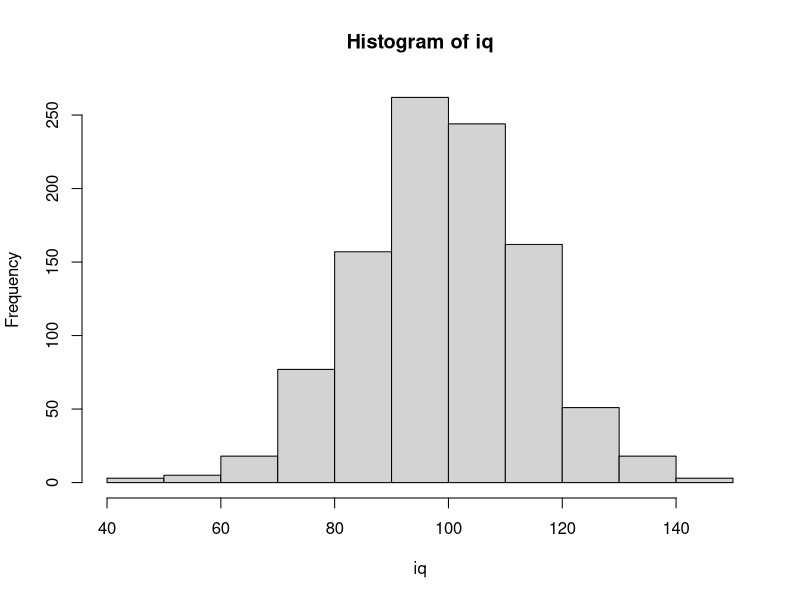
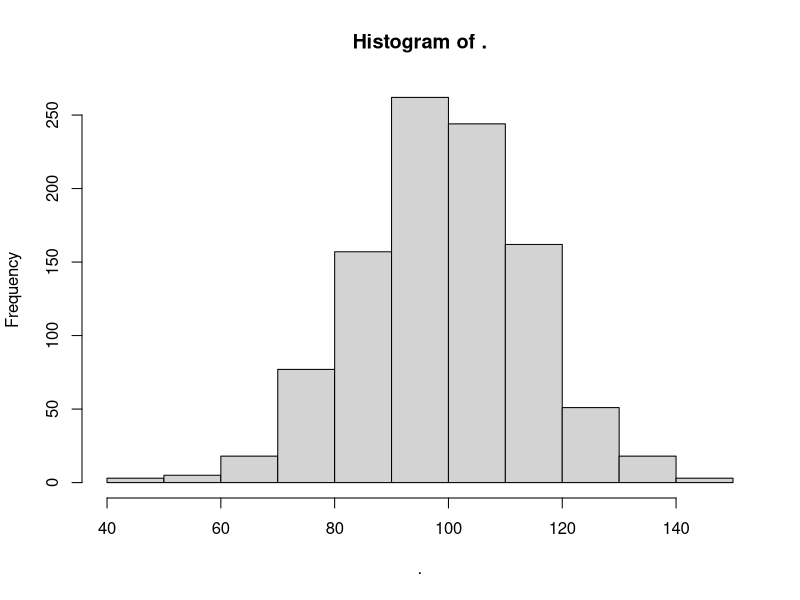
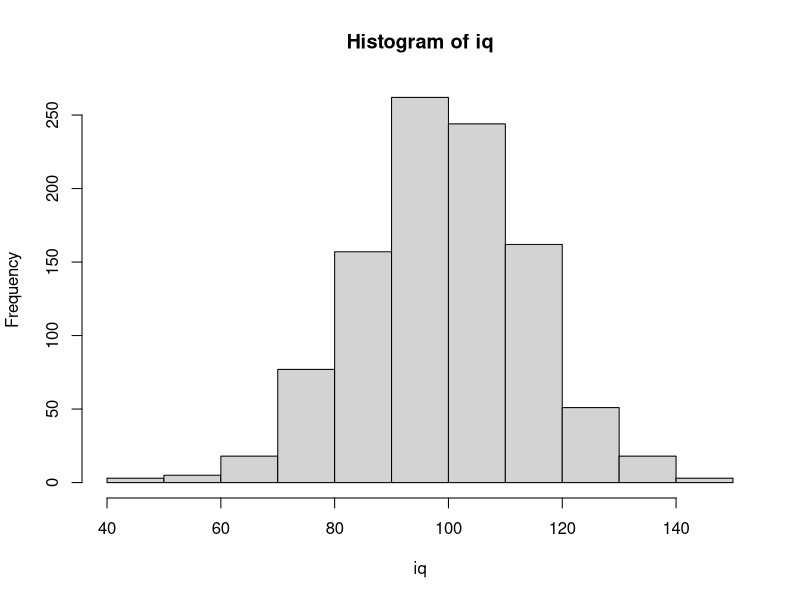
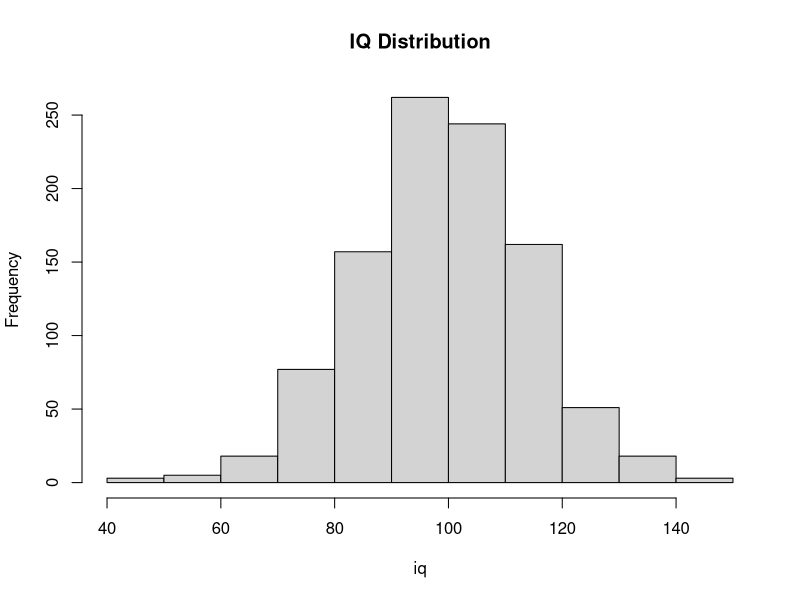

Source code (R) for these figures, in order: (Note: this script raises an error after producing the figures.)
## ---- chunk 1
# secret functions
# source(here::here("r", "src", "color_format_text.R"))
## ---- chunk 2
# huber text
huber_pdf <- "https://www.markhuberdatascience.org/_files/ugd/c2b9b6_543ea42a1ea64e32b4440b34ffd71635.pdf"
front_matter <- 10
huber_intro_ch <- glue::glue(huber_pdf,"#page=",front_matter + 3)
huber_rmarkdown_ch <- glue::glue(huber_pdf,"#page=",front_matter + 10)
huber_graphing_ch  <- glue::glue(huber_pdf,"#page=",front_matter + 17)
huber_transformation_ch <- glue::glue(huber_pdf,"#page=",front_matter + 59) 
huber_summaries_ch <- glue::glue(huber_pdf,"#page=",front_matter + 71)
huber_eda_var_ch   <- glue::glue(huber_pdf,"#page=",front_matter + 81)
huber_eda_covar_ch <- glue::glue(huber_pdf,"#page=",front_matter + 93)
huber_import_ch <- glue::glue(huber_pdf,"#page=",front_matter + 103)
huber_tidy_data_ch  <- glue::glue(huber_pdf,"#page=",front_matter + 123)
huber_relational_ch <- glue::glue(huber_pdf,"#page=",front_matter + 141)
huber_filtering_joins_ch <- glue::glue(huber_pdf,"#page=",front_matter + 150)
huber_strings_ch <- glue::glue(huber_pdf,"#page=",front_matter + 155)
huber_regex_ch   <- glue::glue(huber_pdf,"#page=",front_matter + 162)
huber_using_regex_ch <- glue::glue(huber_pdf,"#page=",front_matter + 170)
huber_func_patterns_ch <- glue::glue(huber_pdf,"#page=",front_matter + 182)
huber_factors_ch <- glue::glue(huber_pdf,"#page=",front_matter + 186)
huber_sql_ch <- glue::glue(huber_pdf,"#page=",front_matter + 199)
huber_writing_functions_ch <- glue::glue(huber_pdf,"#page=",front_matter + 232)
huber_modeling_ch <- glue::glue(huber_pdf,"#page=",front_matter + 241)
## ---- chunk 3
#| label: load-packages
#| include: false

#library()
#source(here::here("r", "my_functions.R"))
#source(here::here("r", "functions", "view_html.R"))
R.utils::sourceDirectory(here::here("r", "functions"))
## ---- chunk 4
numeric_vector <- c(23, 22, 35)
## ---- chunk 5
numeric_vector
## ---- chunk 6
character_vector <- c("Salle", "Jane", "Beavis")

character_vector
## ---- chunk 7
quote_num_vector <- c("23", "22", "35")

quote_num_vector
## ---- chunk 8
num_char_vector <- c(23, "22", "35")

num_char_vector
## ---- chunk 9
c(23, 22, 35, "30")
## ---- chunk 10
iq <- rnorm(n = 1000, mean = 100, sd = 15)  
## ---- chunk 11
iq <- rnorm(1000, 100, 15)      
## ---- chunk 12
head(iq)                        
## ---- chunk 13
head(iq, n = 10)
## ---- chunk 14
c("F", "F", "F", "F", "F") 
## ---- chunk 15
rep("F",  times = 5)         # replicate object 5 times
## ---- chunk 16
rep( c("F", "M"), 5)         # replicate c() vector 5 times
## ---- chunk 17
sex_levels <- c("F", "M")    # assign a two-element character vector

rep(sex_levels, 5)           # replicate c() vector 5 times
## ---- chunk 18
sex <- c(rep("F", 500), rep("M", 500))
## ---- chunk 19
head(sex)
## ---- chunk 20
tail(sex)
## ---- chunk 21
f <- rep("F", 500)
m <- rep("M", 500)
## ---- chunk 22
sex <- c(f, m)               # assign the character vectors to the sex vector
## ---- chunk 23
head(sex)
## ---- chunk 24
seq(from = 1, to = 10)       
## ---- chunk 25
seq(1, to = 10)
## ---- chunk 26
seq(1, 10) 
## ---- chunk 27
seq(2, 10, by = 2)           # FROM 2 TO 10 BY 2s, dropping from and to arguments
## ---- chunk 28
id <- seq(1, 1000)            # assign a sequence of 1 to 1000 to a vector named id
## ---- chunk 29
head(id)
## ---- chunk 30
length(sex)                # length will return the length of the vector, including NAs
## ---- chunk 31
id <- seq(from = 1, 
          to = length(sex)
          )  
## ---- chunk 32
head(id)
## ---- chunk 33
is.double(iq)        # is it a double precision/floating point? 


is.numeric(iq)       # is it a set of numeric values?


is.character(iq)     # is it a set of characters?


is.integer(iq)       # is it a set of integer values?
## ---- chunk 34
iq <- as.integer(iq)
## ---- chunk 35
head(iq)
## ---- chunk 36
iq <- as.character(iq)                # make is a character vector  
## ---- chunk 37
head(iq)               
## ---- chunk 38
iq <- as.integer(iq)  
## ---- chunk 39
head(iq)
## ---- chunk 40
iq <- as.integer(rnorm(1000, 100, 15))                 # create initially by wrapping as.integer() around rnorm()
## ---- chunk 41
library(magrittr)
## ---- chunk 42
iq <- rnorm(1000, 100, 15)        # create the random normal dist
## ---- chunk 43
is.integer(iq)
## ---- chunk 44
iq <- rnorm(1000, 100, 15) %>%    # create the random normal dist
    as.integer()                  # pipe to make integer
## ---- chunk 45
iq <- rnorm(1000, 100, 15) |>     # create the random normal dist
    as.integer()                  # pipe to make integer
## ---- chunk 46
head(iq)
## ---- chunk 47
hist(iq)
## ---- chunk 48
iq %>% hist()
## ---- chunk 49
iq |> hist()
## ---- chunk 50
iq |> hist(main = "IQ Distribution")   
## ---- chunk 51
temp_sex <- c("M", "m", "F", "f", NA)
## ---- chunk 52
temp_sex == "M"
## ---- chunk 53
ifelse(temp_sex == "M", 0, 1)
## ---- chunk 54
ifelse(sex == "M", 0, 1) |>
  head()
## ---- chunk 55
dplyr::case_when(
  temp_sex == "M" ~ 0,
  temp_sex == "F" ~ 1
  ) 
## ---- chunk 56
dplyr::case_when(
  toupper(temp_sex) == "M" ~ 0,
  toupper(temp_sex) == "F" ~ 1
  ) 
## ---- chunk 57
library(stringr)            # load the library first

dplyr::case_when(
  str_to_upper(temp_sex) == "M" ~ 0,
  str_to_upper(temp_sex) == "F" ~ 1
  ) 
## ---- chunk 58
dplyr::case_when(
  temp_sex == "m" ~ "Young Men",
  temp_sex == "M" ~ "Old Men",
  temp_sex == "f" ~ "Young Women",
  temp_sex == "F" ~ "Old Women",
  ) 
## ---- chunk 59
temp_sex
## ---- chunk 60
temp_sex <- dplyr::case_when(
  temp_sex == "m" ~ "Young Men",
  temp_sex == "M" ~ "Old Men",
  temp_sex == "f" ~ "Young Women",
  temp_sex == "F" ~ "Old Women",
  ) 
## ---- chunk 61
temp_sex
## ---- chunk 62
iq[] |> head()          
## ---- chunk 63
iq[1000]            
## ---- chunk 64
iq[1001]      
## ---- chunk 65
iq[1:5]
## ---- chunk 66
iq[100:105]
## ---- chunk 67
iq[c(100,105)]
## ---- chunk 68
iq[c(1:5, 100, 105)]
## ---- chunk 69
sort(iq) |> head()
## ---- chunk 70
sort(iq, decreasing = T) |> head()  
## ---- chunk 71
iq_backup <- iq
## ---- chunk 72
iq[c(1,52, 99, 108)]
## ---- chunk 73
iq[c(1,52, 99, 108)] <- NA
## ---- chunk 74
iq[c(1,52, 99, 108)]
## ---- chunk 75
iq <- iq_backup
## ---- chunk 76
rm(iq_backup)          
## ---- chunk 77
DF <- data.frame(id, sex, iq)      
## ---- chunk 78
head(DF)                           
## ---- chunk 79
DF <- data.frame(Id = id, Sex = sex, Iq = iq)  
## ---- chunk 80
names(DF)
## ---- chunk 81
length(names(DF))
## ---- chunk 82
names(DF) <- c("Id", "Sex", "Iq")
## ---- chunk 83
names(DF) 
## ---- chunk 84
is.data.frame(DF)
## ---- chunk 85
matrix_aint_no_dataframe <- matrix(1:12, nrow = 4, ncol = 3)   
## ---- chunk 86
is.data.frame(matrix_aint_no_dataframe)       
## ---- chunk 87
as.data.frame(matrix_aint_no_dataframe) 
## ---- chunk 88
matrix_aint_no_dataframe                
## ---- chunk 89
DF_was_a_matrix <- as.data.frame(matrix_aint_no_dataframe)  
## ---- chunk 90
is.data.frame(DF_was_a_matrix)
## ---- chunk 91
dim(DF)   
## ---- chunk 92
dim(DF)[1] 
## ---- chunk 93
dim(DF)[2] 
## ---- chunk 94
str(DF)
## ---- chunk 95
dplyr::glimpse(DF)
## ---- chunk 96
head(DF)  
## ---- chunk 97
tail(DF)  
## ---- chunk 98
names(DF)
## ---- chunk 99
colnames(DF)
## ---- chunk 100
library(dplyr)
## ---- chunk 101
DF |> 
  relocate("Sex", 
           .after = "Id"
           ) |>                        # then pass to head()
  head()
## ---- chunk 102
DF |> 
  relocate("Sex", 
           .after = last_col()
           ) |>
  head()
## ---- chunk 103
DF |> 
  dplyr::relocate("Sex", 
                  .before = "Id"
                  ) |>          
  head()
## ---- chunk 104
DF |>
  relocate(where(is.numeric)) |>
  head() 
## ---- chunk 105
DF |>
  relocate(where(is.numeric), 
           .after = where(is.character)
           ) |>
  head()
## ---- chunk 106
head(DF$Iq)
## ---- chunk 107
iq[1000]
## ---- chunk 108
DF$Iq[1000]    
## ---- chunk 109
DF$Iq[1:5]
## ---- chunk 110
DF[,] |> head()            # All rows and all columns -- same as DF or DF[]
## ---- chunk 111
DF[1000, 3]      # the 1000th row, 3rd column (see above for str() or dim() )
## ---- chunk 112
DF[, "Iq"] |> head()
## ---- chunk 113
DF[1000, "Iq"]     
## ---- chunk 114
c("Sex", "Iq")
## ---- chunk 115
DF[1:10, c("Sex", "Iq") ]
## ---- chunk 116
DF$New <- "2021"
## ---- chunk 117
head(DF$New)
## ---- chunk 118
DF$New2 <- 2021       
## ---- chunk 119
head(DF$New2)
## ---- chunk 120
DF[, "New"] <- "2021"


head(DF$New)
## ---- chunk 121
DF[, "New2"] <- 2021   


head(DF$New)
## ---- chunk 122
names(DF)    # returns the names of DF. New and New2 are there
## ---- chunk 123
DF$New <- 1  # or DF[, "New] <- 1
## ---- chunk 124
head(DF$New)
## ---- chunk 125
names(DF)    # New looks like position 4
## ---- chunk 126
names(DF)[4] 
## ---- chunk 127
names(DF)[4] <- "NewName"
## ---- chunk 128
names(DF)    
## ---- chunk 129
DF$NewName2 <- DF$NewName  
## ---- chunk 130
names(DF) 
## ---- chunk 131
DF[, c("Id", "Sex", "Iq", "NewName2") ] |> head()     
## ---- chunk 132
DF <- DF[, c("Id", "Sex", "Iq", "NewName2") ] 
## ---- chunk 133
names(DF)     
## ---- chunk 134
levels(DF$Sex)     # list levels of variable in DF. Retuns NULL if it's not a factor


head(DF$Sex)
## ---- chunk 135
is.factor(DF$Sex)  # nope
## ---- chunk 136
DF$Sex <- as.factor(DF$Sex) 



is.factor(DF$Sex) # Now it is



head(DF$Sex)      # looks different



levels(DF$Sex)    # Has 2 levels
## ---- chunk 137
head(DF)
## ---- chunk 138
str(DF)
## ---- chunk 139
DF |>
  dplyr::mutate(Sex_f = as.factor(Sex),          # convert the character to a factor 
                New_var1 = 0,                    # set to some constant 
                New_var2 = Iq/2,                 # using math
                New_var3 = dplyr::case_when(     # conditional...
                  Iq <= 80 ~ 1,
                  Iq > 80 & Iq <= 115 ~ 2,
                  Iq > 115 ~ 3, 
                ),
                New_var4 = "Exp 1",              # a constant character
                New_var5 = dplyr::ntile(Iq, 5)   # quintiles based on specific variable
  ) |> 
  dplyr::mutate(
    New_var4 = paste(New_var4, "*", sep = "")    # mutate() to change a variable too
  ) |>
  dplyr::rename( Pid = Id) |>                 # then rename Id to Pid
  head()
## ---- chunk 140
DF |>
  # across variables in character vector
  mutate( across(.cols = c("Iq"),                    # take the Iq col
                 .fns = scale,                       # scale function
                 .names = "z_{.col}")                # to new name 'z_' + 'Iq'
          ) |>   
  
  # across variables with character match starting with
  mutate( across(starts_with("Iq"), 
                 scale, 
                 .names = "zIq_{.col}")
          ) |>
  
  # across variable with characters contained in 
  mutate( across(contains("i"), 
                 scale, 
                 .names = "zi_{.col}")
          ) |>
  
  # across all numeric types
  mutate( across(where(is.numeric), 
                 scale, 
                 .names = "znum_{.col}")
          ) |>
  head()
## ---- chunk 141
DF %>%
  select_if(., is.numeric) %>%                   # if type function
  select(., -c("Id", "NewName2")) %>%            # select out
  mutate_all(., ~scale(.)) %>%
  head(.)

DF %>%
  select(., where(is.numeric)) %>%               # where there are numerics
  select(., -c("Id", "NewName2")) %>%            # select out
  mutate_all(., ~scale(.)) %>%
  head(.)
## ---- chunk 142
DF |>
  arrange(Iq) |>
  head()
## ---- chunk 143
DF |>
  arrange( desc(Iq)) |>
  head()

DF |>
  arrange( desc(Sex)) |>
  head()
## ---- chunk 144
DF |>
  arrange( Sex, Iq) |>
  view_html( show = 10)
## ---- chunk 145
DF |>
  arrange( across(contains("Se"))) |>    
  view_html( show = 10)
## ---- chunk 146
DF %>% 
  arrange(!!! rlang::syms(c("Sex", "Iq"))) |>
  view_html( show = 10)

# or 
vars <- c("Sex", "Iq")

DF %>% 
  arrange(!!! rlang::syms(vars)) |>
  view_html( show = 10)
## ---- chunk 147
DF |>
  arrange_at( vars) |>
  view_html( show = 10)
## ---- chunk 148
DF |>
  mutate( complete_all = complete.cases(across(everything()))) |>        # across all variables
  mutate( complete_i   = complete.cases(across(contains("i")))) |>       # those containing
  mutate( complete_num = complete.cases(across(where(is.numeric)))) |>   # those numeric
  head()
## ---- chunk 149
sessionInfo()
